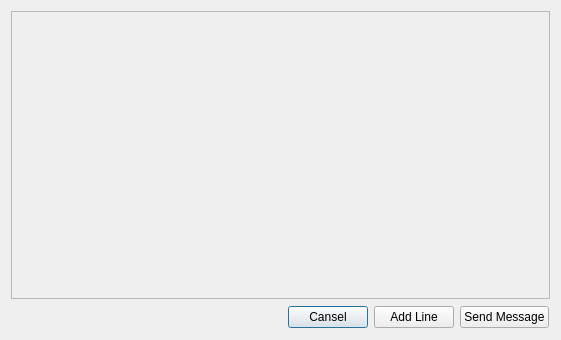
<?xml version="1.0" encoding="UTF-8"?>
<ui version="4.0">
 <class>Dialog</class>
 <widget class="QDialog" name="Dialog">
  <property name="geometry">
   <rect>
    <x>0</x>
    <y>0</y>
    <width>561</width>
    <height>340</height>
   </rect>
  </property>
  <property name="windowTitle">
   <string>Dialog</string>
  </property>
  <layout class="QVBoxLayout" name="verticalLayout_2">
   <item>
    <widget class="QScrollArea" name="scrollArea">
     <property name="widgetResizable">
      <bool>true</bool>
     </property>
     <widget class="QWidget" name="scrollAreaWidgetContents_2">
      <property name="geometry">
       <rect>
        <x>0</x>
        <y>0</y>
        <width>541</width>
        <height>285</height>
       </rect>
      </property>
      <layout class="QVBoxLayout" name="verticalLayout">
       <item>
        <widget class="QFrame" name="new_topics_frame">
         <property name="frameShape">
          <enum>QFrame::NoFrame</enum>
         </property>
         <property name="frameShadow">
          <enum>QFrame::Raised</enum>
         </property>
        </widget>
       </item>
      </layout>
     </widget>
    </widget>
   </item>
   <item>
    <widget class="QFrame" name="frame_2">
     <property name="maximumSize">
      <size>
       <width>16777215</width>
       <height>50</height>
      </size>
     </property>
     <property name="frameShape">
      <enum>QFrame::NoFrame</enum>
     </property>
     <property name="frameShadow">
      <enum>QFrame::Raised</enum>
     </property>
     <layout class="QHBoxLayout" name="horizontalLayout">
      <property name="spacing">
       <number>6</number>
      </property>
      <property name="margin">
       <number>1</number>
      </property>
      <item>
       <spacer name="horizontalSpacer">
        <property name="orientation">
         <enum>Qt::Horizontal</enum>
        </property>
        <property name="sizeHint" stdset="0">
         <size>
          <width>236</width>
          <height>20</height>
         </size>
        </property>
       </spacer>
      </item>
      <item>
       <widget class="QPushButton" name="cansel_button">
        <property name="text">
         <string>Cansel</string>
        </property>
       </widget>
      </item>
      <item>
       <widget class="QPushButton" name="add_line_button">
        <property name="text">
         <string>Add Line</string>
        </property>
       </widget>
      </item>
      <item>
       <widget class="QPushButton" name="send_message_button">
        <property name="text">
         <string>Send Message</string>
        </property>
       </widget>
      </item>
     </layout>
    </widget>
   </item>
  </layout>
 </widget>
 <resources/>
 <connections/>
</ui>
